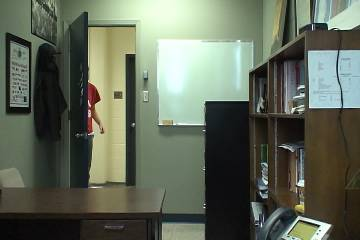
#> input picture office/input/in000586.jpg, 360 x 240 px; its folder holds only this picture in this run
$ python vibe_test.py
#> lines starting #> are read from the running program, lines starting #| are printed output that depends on the picture

import numpy as np
import os
import cv2

def initial_background(I_gray, N):

    I_pad = np.pad(I_gray, 1, 'symmetric')

    #Current image dimensions
    height = I_pad.shape[0]
    width = I_pad.shape[1]

   #initial background model
    samples = np.zeros((height,width,N))


    for i in range(1, height - 1):
        for j in range(1, width - 1):
            for n in range(N):
                x, y = 0, 0
                while(x == 0 and y == 0):
                    x = np.random.randint(-1, 1)
                    y = np.random.randint(-1, 1)


                ri = i + x
                rj = j + y
                samples[i, j, n] = I_pad[ri, rj]


    samples = samples[1:height-1, 1:width-1]

    return samples

def vibe_detection(I_gray, samples, _min, N, R):

    height = I_gray.shape[0]
    width = I_gray.shape[1]

    #background/foreground segmentation map
    segMap = np.zeros((height, width)).astype(np.uint8)


    for i in range(height):
        for j in range(width):

            #compare pixel to background model
            count, index, dist = 0, 0, 0
            while count < _min and index < N:

                #Euclidean Distance computation
                dist = np.abs(I_gray[i,j] - samples[i,j,index])
                if dist < R:
                    count += 1
                index += 1
            #Classify pixel and update model
            if count >= _min:

                r = np.random.randint(0, N-1)
                if r == 0:
                    r = np.random.randint(0, N-1)
                    samples[i,j,r] = I_gray[i,j]
                #Update neighbouring pixel model
                r = np.random.randint(0, N-1)
                if r == 0:
                    x, y = 0, 0
                    while(x == 0 and y == 0):
                        x = np.random.randint(-1, 1)
                        y = np.random.randint(-1, 1)
                    r = np.random.randint(0, N-1)
                    ri = i + x
                    rj = j + y
                    try:
                        samples[ri, rj, r] = I_gray[i, j]
                    except:
                        pass
            else:
                segMap[i, j] = 255
    return segMap, samples

rootDir = r'office/input'
image_file = os.path.join(rootDir, os.listdir(rootDir)[0])
image = cv2.imread(image_file, 0)
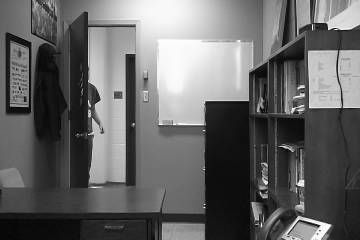
#> image: shape (240, 360); min 0, max 255, mean 101.6

#Number of samples per pixel
N = 20

#Radius of the sphere
R = 20

'''Number of close samples for being
part of the background'''
_min = 2

#amount of random subsampling
phai = 16


samples = initial_background(image, N)
#> in initial_background, `I_pad = np.pad(I_gray, 1, 'symmetric')`:
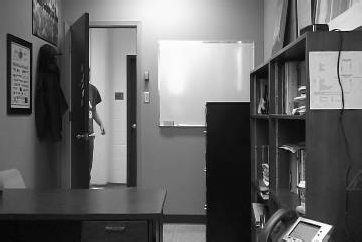
#> I_pad: shape (242, 362); min 0, max 255, mean 101.6

for lists in os.listdir(rootDir):
    path = os.path.join(rootDir, lists)
    frame = cv2.imread(path)
#> frame is the input picture: shape (240, 360, 3); mean B, G, R 90, 105.7, 98.1
    gray = cv2.cvtColor(frame, cv2.COLOR_BGR2GRAY)

    segMap, samples = vibe_detection(gray, samples, _min, N, R)
#> after the loop in vibe_detection, `for i in range(height):`:
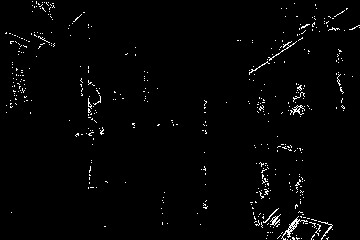
#> segMap: shape (240, 360); 1.8% white in thin lines or dots
#> after the loop in vibe_detection, `for i in range(height):`: ri = 238; rj = 355; x = -1; y = 0
    cv2.imshow('segMap', segMap)
    if cv2.waitKey(1) and 0xff == ord('q'):
#> (key q is pressed here)
        break
cv2.destroyAllWindows()
